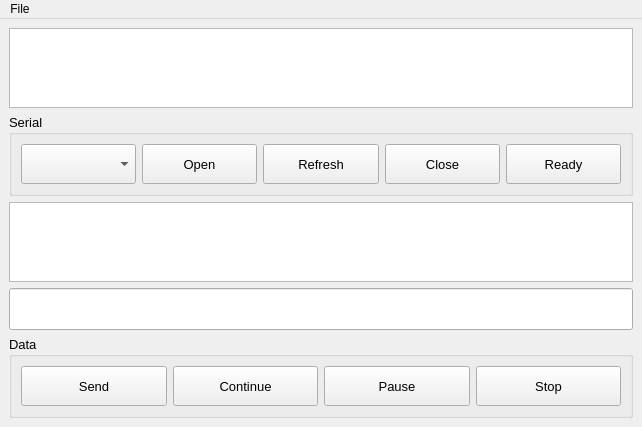
<?xml version="1.0" encoding="UTF-8"?>
<ui version="4.0">
 <class>MainWindow</class>
 <widget class="QMainWindow" name="MainWindow">
  <property name="geometry">
   <rect>
    <x>0</x>
    <y>0</y>
    <width>642</width>
    <height>427</height>
   </rect>
  </property>
  <property name="windowTitle">
   <string>MainWindow</string>
  </property>
  <widget class="QWidget" name="centralwidget">
   <layout class="QVBoxLayout" name="verticalLayout_3">
    <item>
     <layout class="QVBoxLayout" name="verticalLayout_2">
      <item>
       <layout class="QVBoxLayout" name="verticalLayout_9">
        <item>
         <widget class="QTextEdit" name="text_status_serial">
          <property name="minimumSize">
           <size>
            <width>520</width>
            <height>64</height>
           </size>
          </property>
          <property name="font">
           <font>
            <pointsize>14</pointsize>
           </font>
          </property>
         </widget>
        </item>
        <item>
         <widget class="QGroupBox" name="groupBox">
          <property name="maximumSize">
           <size>
            <width>16777215</width>
            <height>120</height>
           </size>
          </property>
          <property name="font">
           <font>
            <pointsize>10</pointsize>
           </font>
          </property>
          <property name="title">
           <string>Serial</string>
          </property>
          <layout class="QVBoxLayout" name="verticalLayout_7">
           <item>
            <layout class="QHBoxLayout" name="horizontalLayout_8">
             <item>
              <widget class="QComboBox" name="serial_combobox">
               <property name="minimumSize">
                <size>
                 <width>100</width>
                 <height>40</height>
                </size>
               </property>
               <property name="layoutDirection">
                <enum>Qt::LeftToRight</enum>
               </property>
              </widget>
             </item>
             <item>
              <widget class="QPushButton" name="open_serial">
               <property name="minimumSize">
                <size>
                 <width>100</width>
                 <height>40</height>
                </size>
               </property>
               <property name="font">
                <font>
                 <pointsize>10</pointsize>
                </font>
               </property>
               <property name="text">
                <string>Open</string>
               </property>
              </widget>
             </item>
             <item>
              <widget class="QPushButton" name="refresh_serial">
               <property name="minimumSize">
                <size>
                 <width>100</width>
                 <height>40</height>
                </size>
               </property>
               <property name="font">
                <font>
                 <pointsize>10</pointsize>
                </font>
               </property>
               <property name="text">
                <string>Refresh</string>
               </property>
              </widget>
             </item>
             <item>
              <widget class="QPushButton" name="close_serial">
               <property name="minimumSize">
                <size>
                 <width>100</width>
                 <height>40</height>
                </size>
               </property>
               <property name="font">
                <font>
                 <pointsize>10</pointsize>
                </font>
               </property>
               <property name="text">
                <string>Close</string>
               </property>
              </widget>
             </item>
             <item>
              <widget class="QPushButton" name="ready_send_data">
               <property name="minimumSize">
                <size>
                 <width>100</width>
                 <height>40</height>
                </size>
               </property>
               <property name="text">
                <string>Ready</string>
               </property>
              </widget>
             </item>
            </layout>
           </item>
          </layout>
         </widget>
        </item>
        <item>
         <widget class="QTextEdit" name="text_status_data">
          <property name="minimumSize">
           <size>
            <width>520</width>
            <height>64</height>
           </size>
          </property>
          <property name="font">
           <font>
            <pointsize>14</pointsize>
           </font>
          </property>
         </widget>
        </item>
        <item>
         <widget class="QLineEdit" name="lineEdit">
          <property name="minimumSize">
           <size>
            <width>0</width>
            <height>42</height>
           </size>
          </property>
         </widget>
        </item>
       </layout>
      </item>
      <item>
       <layout class="QVBoxLayout" name="verticalLayout">
        <item>
         <widget class="QGroupBox" name="groupBox_2">
          <property name="maximumSize">
           <size>
            <width>16777215</width>
            <height>120</height>
           </size>
          </property>
          <property name="font">
           <font>
            <pointsize>10</pointsize>
           </font>
          </property>
          <property name="title">
           <string>Data</string>
          </property>
          <layout class="QVBoxLayout" name="verticalLayout_8">
           <item>
            <layout class="QHBoxLayout" name="horizontalLayout_9">
             <item>
              <widget class="QPushButton" name="send_data">
               <property name="minimumSize">
                <size>
                 <width>80</width>
                 <height>40</height>
                </size>
               </property>
               <property name="font">
                <font>
                 <pointsize>10</pointsize>
                </font>
               </property>
               <property name="text">
                <string>Send</string>
               </property>
              </widget>
             </item>
             <item>
              <widget class="QPushButton" name="continue_data">
               <property name="minimumSize">
                <size>
                 <width>80</width>
                 <height>40</height>
                </size>
               </property>
               <property name="text">
                <string>Continue</string>
               </property>
              </widget>
             </item>
             <item>
              <widget class="QPushButton" name="pause_data">
               <property name="minimumSize">
                <size>
                 <width>80</width>
                 <height>40</height>
                </size>
               </property>
               <property name="font">
                <font>
                 <pointsize>10</pointsize>
                </font>
               </property>
               <property name="text">
                <string>Pause</string>
               </property>
              </widget>
             </item>
             <item>
              <widget class="QPushButton" name="stop_data">
               <property name="minimumSize">
                <size>
                 <width>80</width>
                 <height>40</height>
                </size>
               </property>
               <property name="font">
                <font>
                 <pointsize>10</pointsize>
                </font>
               </property>
               <property name="text">
                <string>Stop</string>
               </property>
              </widget>
             </item>
            </layout>
           </item>
          </layout>
         </widget>
        </item>
       </layout>
      </item>
     </layout>
    </item>
   </layout>
  </widget>
  <widget class="QMenuBar" name="menubar">
   <property name="geometry">
    <rect>
     <x>0</x>
     <y>0</y>
     <width>642</width>
     <height>22</height>
    </rect>
   </property>
   <widget class="QMenu" name="menuFile">
    <property name="title">
     <string>File</string>
    </property>
    <addaction name="actionDirectory"/>
   </widget>
   <addaction name="menuFile"/>
  </widget>
  <action name="actionDirectory">
   <property name="text">
    <string>WILL BE SOON</string>
   </property>
   <property name="font">
    <font>
     <italic>true</italic>
    </font>
   </property>
  </action>
 </widget>
 <resources/>
 <connections/>
</ui>
